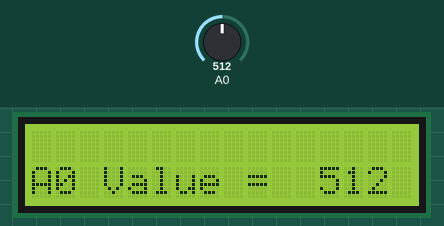
A sketch run on a simulated ESP8266 (Wemos D1 mini). Shown: 16×2 character LCD. The test bench sets the inputs (shaded band); at power-on: A0 = 512.

Above: at 1.2 s.
1.3 s: A0 set to 716
At 1.9 s:
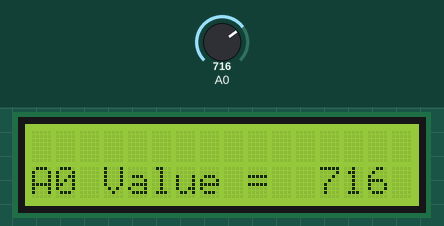
2.9 s: A0 set to 900
At 3.3 s:
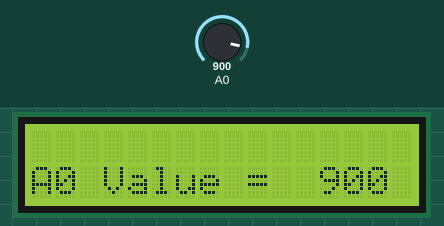
4.5 s: A0 set to 1023
At 5.9 s:
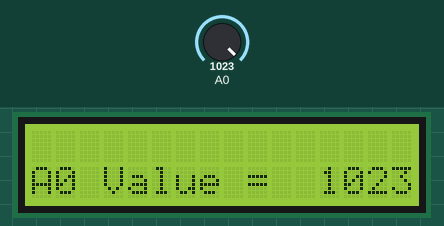
Timing chart, 0 to 7.5 s (numbered marks = the images above; inputs shaded):
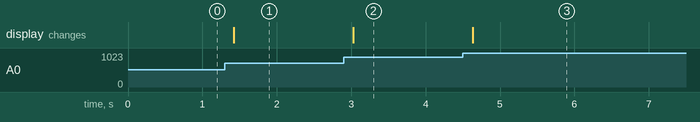

The sketch:

AnalogReadSerial.ino
```cpp
#include <LiquidCrystal_I2C.h>

// Set the LCD address to 0x27 for a 16 chars and 2 line display
LiquidCrystal_I2C lcd(0x27, 16, 2);

void setup() {
  // Initialize the LCD
  lcd.init();
  // Turn on the blacklight
  lcd.backlight();
  // Clear the LCD
  lcd.clear();
}

// the loop routine runs over and over again forever
void loop() {
  // read the input on analog pin 0
  int SensorValue = analogRead(A0);
  // print out the value you read
  lcd.clear();
  lcd.setCursor(0,1);
  lcd.print("A0 Value = ");
  lcd.setCursor(12,1);
  lcd.print(SensorValue);
  // delay in between reads for stability
  delay(250);
}
```

Measured:
- after the input at 1.3 s, the display: changes after 0.12 s (image 1)
- after the input at 2.9 s, the display: changes after 0.13 s (image 2)
- after the input at 4.5 s, the display: changes after 0.13 s (image 3)
